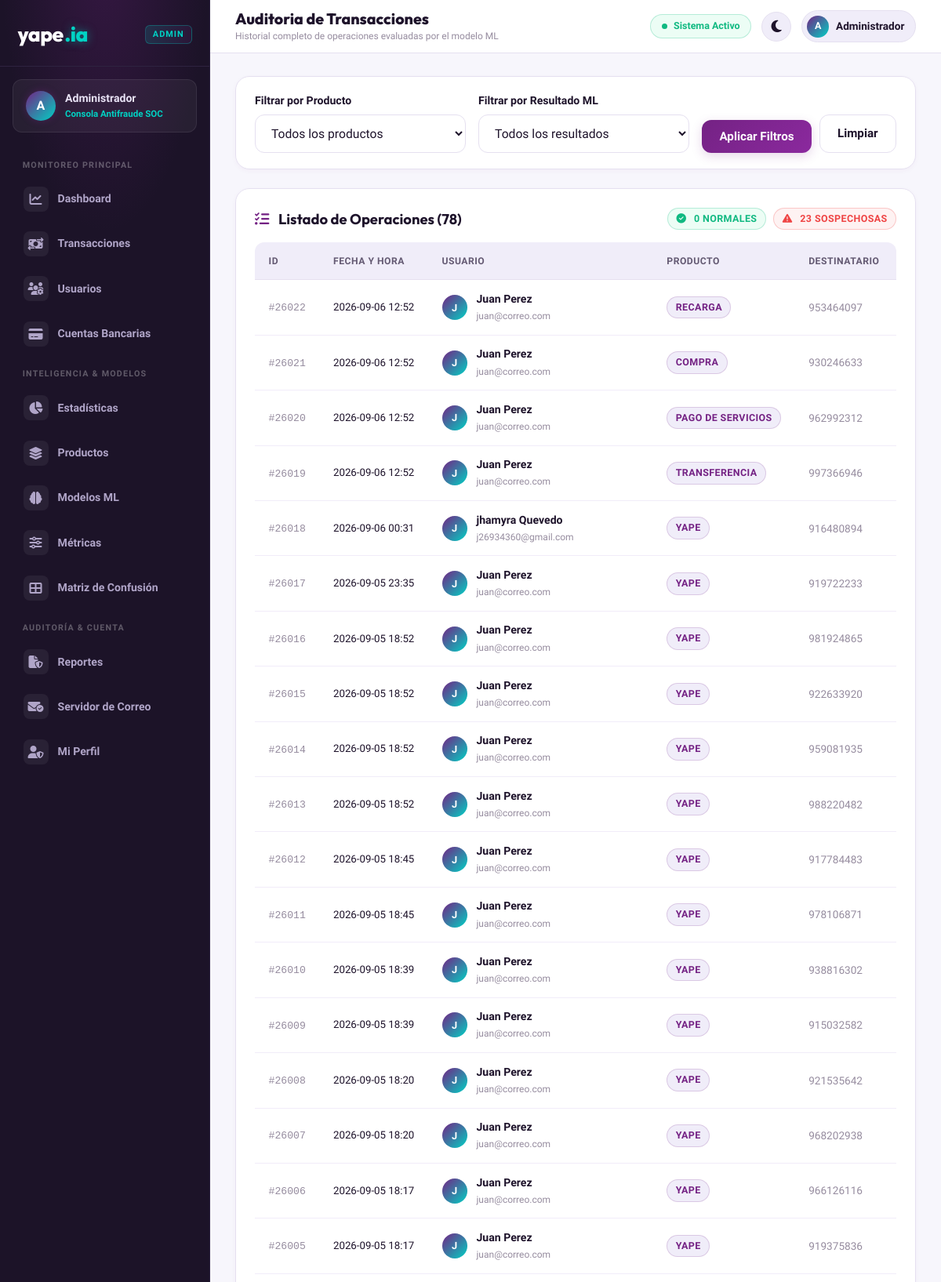
The app's page /admin/transacciones (signed in, upper part) with its own data.
### tables this page shows
CREATE TABLE transacciones (
            id_transaccion INTEGER PRIMARY KEY AUTOINCREMENT,

            id_usuario INTEGER NOT NULL,
            id_cuenta INTEGER,
            id_dispositivo INTEGER,

            fecha_hora DATETIME DEFAULT CURRENT_TIMESTAMP,

            monto REAL NOT NULL,
            monto_promedio_usuario REAL,

            saldo_anterior REAL,
            saldo_posterior REAL,

            producto TEXT NOT NULL,

            destinatario_nuevo INTEGER DEFAULT 0,
            hora_inusual INTEGER DEFAULT 0,
            velocidad_operacion REAL,
            llamada_reciente INTEGER DEFAULT 0,
            cambio_dispositivo INTEGER DEFAULT 0,

            edad INTEGER,
            usuario_nuevo INTEGER DEFAULT 0,
            dias_desde_registro INTEGER,

            operaciones_dia INTEGER DEFAULT 0,
            operaciones_ultima_hora INTEGER DEFAULT 0,
            alertas_ignoradas INTEGER DEFAULT 0,

            distancia_ubicacion REAL,
            ubicacion_inusual INTEGER DEFAULT 0,

            hora INTEGER,
            dia_semana INTEGER,

            resultado TEXT,

            fecha_analisis DATETIME DEFAULT CURRENT_TIMESTAMP,

            FOREIGN KEY (id_usuario)
                REFERENCES usuarios(id_usuario)
                ON DELETE CASCADE,

            FOREIGN KEY (id_cuenta)
                REFERENCES cuentas(id_cuenta)
                ON DELETE SET NULL,

            FOREIGN KEY (id_dispositivo)
                REFERENCES dispositivos(id_dispositivo)
                ON DELETE SET NULL
        );

### administrador/blueprint.py (the view)
    @bp.route("/transacciones")
    @admin_guard
    def admin_transacciones():
        filtro_resultado = request.args.get("resultado", "")
        filtro_producto = request.args.get("producto", "")
        limit = int(request.args.get("limit", 200))
        transacciones = data_provider.get_transactions(
            limit=limit,
            filtro_resultado=filtro_resultado if filtro_resultado else "TODOS",
            filtro_producto=filtro_producto if filtro_producto else "TODOS"
        )
        return render_template(
            "administrador/transacciones.html",
            transacciones=transacciones,
            filtro_resultado=filtro_resultado,
            filtro_producto=filtro_producto,
            active_page="admin_transacciones"
        )

### administrador/data_provider.py (called while the page is built)
    def _conectar(self):
        conn = sqlite3.connect(self.db_path, timeout=10)
        conn.row_factory = sqlite3.Row
        conn.execute("PRAGMA foreign_keys = ON")
        return conn

### administrador/templates/administrador/transacciones.html (shortened to what this page needs)
{% extends "administrador/layout_admin.html" %}
{% block admin_title %}Auditoria de Transacciones{% endblock %}
{% block admin_subtitle %}Historial completo de operaciones evaluadas por el modelo ML{% endblock %}
{% block admin_content %}
<div class="filter-card">
  <form method="GET" action="{{ url_for('admin_transacciones') }}" class="filter-form">
    <div class="filter-group">
      <label class="form-label">Filtrar por Producto</label>
      <select name="producto" class="form-control">
        <option value="">Todos los productos</option>
      </select>
    </div>
    <div class="filter-group">
      <label class="form-label">Filtrar por Resultado ML</label>
      <select name="resultado" class="form-control">
        <option value="">Todos los resultados</option>
      </select>
    </div>
    <div style="display:flex;gap:.6rem;align-items:flex-end">
      <button type="submit" class="btn btn-primary">Aplicar Filtros</button>
      <a href="{{ url_for('admin_transacciones') }}" class="btn btn-outline">Limpiar</a>
    </div>
  </form>
</div>
<div class="card">
  <div class="card-header">
    <h3 class="card-title"><i class="fa-solid fa-list-check" style="color:var(--color-primary);margin-right:8px"></i> Listado de Operaciones ({{ transacciones|length }})</h3>
    <div style="display:flex;gap:.6rem">
      <span class="badge badge-success">
        <i class="fa-solid fa-circle-check" style="margin-right:4px"></i> {{ transacciones | selectattr('resultado', 'equalto', 'NORMAL') | list | length }} normales
      </span>
      <span class="badge badge-danger">
        <i class="fa-solid fa-triangle-exclamation" style="margin-right:4px"></i> {{ transacciones | selectattr('resultado', 'equalto', 'SOSPECHOSA') | list | length }} sospechosas
      </span>
    </div>
  </div>
  <div class="table-responsive">
    <table class="data-table">
      <thead>
        <tr>
          <th>ID</th>
          <th>Fecha y Hora</th>
          <th>Usuario</th>
          <th>Producto</th>
          <th>Destinatario</th>
          <th>Monto</th>
        </tr>
      </thead>
      <tbody>
        {% for tx in transacciones %}
        <tr>
          <td><code style="font-size:.82rem;color:var(--text-muted)">#{{ tx.id_transaccion }}</code></td>
          <td style="font-size:.83rem">{{ tx.fecha_hora[:16] }}</td>
          <td>
            <div class="user-cell">
              <div class="user-avatar-sm">{{ tx.nombre[0] | upper }}</div>
              <div class="user-cell-info">
                <strong>{{ tx.nombre }} {{ tx.apellido }}</strong>
                <small>{{ tx.correo }}</small>
              </div>
            </div>
          </td>
          <td><span class="badge badge-primary">{{ tx.producto }}</span></td>
          <td style="color:var(--text-muted);font-size:.85rem">{{ tx.destinatario or '—' }}</td>
          <td><strong>S/ {{ "%.2f"|format(tx.monto) }}</strong></td>
        </tr>
        {% endfor %}
      </tbody>
    </table>
  </div>
</div>
{% endblock %}

### administrador/static/css/base.css (style rules this page uses)
:root { --bg-primary: #f7f6fc; --bg-secondary: #ffffff; --bg-tertiary: #f0edf9; --bg-card: #ffffff; --bg-card-hover: #faf9fd; --color-primary: #742284; --color-primary-hover: #5d1a6b; --color-primary-light: #f0edf9; --color-primary-glow: rgba(116, 34, 132, 0.18); --color-accent: #00d2c4; --color-accent-dark: #00a89d; --color-accent-light: #e6faf8; --color-success: #10b981; --color-success-bg: #ecfdf5; --color-warning: #f59e0b; --color-warning-bg: #fffbeb; --color-danger: #ef4444; --color-danger-bg: #fef2f2; --color-info: #3b82f6; --color-info-bg: #eff6ff; --text-primary: #1e132b; --text-secondary: #645a73; --text-muted: #968c9f; --text-inverse: #ffffff; --border-color: #e5e0f0; --border-color-light: #f1ecf9; --border-focus: #742284; --sidebar-bg: #1c1328; --sidebar-text: #e9e4f2; --sidebar-active: #742284; --sidebar-hover: #2a1e3b; --sidebar-border: #2e2340; --shadow-sm: 0 2px 6px rgba(116, 34, 132, 0.04); --shadow-md: 0 4px 16px rgba(116, 34, 132, 0.08); --shadow-lg: 0 10px 30px rgba(116, 34, 132, 0.12); --shadow-glow: 0 0 20px rgba(116, 34, 132, 0.25); --radius-sm: 8px; --radius-md: 12px; --radius-lg: 18px; --radius-full: 9999px; --transition: all 0.25s cubic-bezier(0.4, 0, 0.2, 1); --font-main: 'Plus Jakarta Sans', system-ui, -apple-system, sans-serif; --font-heading: 'Outfit', 'Plus Jakarta Sans', sans-serif; }
*, *::before, *::after { box-sizing: border-box; margin: 0; padding: 0; }
html { font-size: 16px; scroll-behavior: smooth; }
body { font-family: var(--font-main); background-color: var(--bg-primary); color: var(--text-primary); line-height: 1.5; transition: background-color 0.3s ease, color 0.3s ease; min-height: 100vh; -webkit-font-smoothing: antialiased; -moz-osx-font-smoothing: grayscale; }
h1, h2, h3, h4, h5, h6 { font-family: var(--font-heading); color: var(--text-primary); font-weight: 700; line-height: 1.25; }
a { color: var(--color-primary); text-decoration: none; transition: var(--transition); }
button, input, select, textarea { font-family: inherit; font-size: 1rem; }
button { cursor: pointer; border: none; background: none; }
.btn { display: inline-flex; align-items: center; justify-content: center; gap: 0.5rem; padding: 0.75rem 1.4rem; border-radius: var(--radius-md); font-weight: 600; font-size: 0.95rem; transition: var(--transition); text-decoration: none; white-space: nowrap; }
.btn-primary { background: linear-gradient(135deg, var(--color-primary) 0%, #8b299e 100%); color: #ffffff; box-shadow: 0 4px 14px var(--color-primary-glow); }
.btn-outline { border: 1.5px solid var(--border-color); background: var(--bg-card); color: var(--text-primary); }
.card { background: var(--bg-card); border: 1px solid var(--border-color); border-radius: var(--radius-lg); padding: 1.5rem; box-shadow: var(--shadow-sm); transition: var(--transition); }
.card-header { display: flex; align-items: center; justify-content: space-between; margin-bottom: 1rem; }
.card-title { font-size: 1.15rem; font-weight: 700; color: var(--text-primary); }
.badge { display: inline-flex; align-items: center; gap: 0.35rem; padding: 0.25rem 0.65rem; border-radius: var(--radius-full); font-size: 0.78rem; font-weight: 700; text-transform: uppercase; letter-spacing: 0.4px; }
.badge-success { background: var(--color-success-bg); color: var(--color-success); border: 1px solid rgba(16, 185, 129, 0.25); }
.badge-danger { background: var(--color-danger-bg); color: var(--color-danger); border: 1px solid rgba(239, 68, 68, 0.25); }
.badge-primary { background: var(--color-primary-light); color: var(--color-primary); border: 1px solid var(--color-primary-glow); }
.form-label { display: block; font-size: 0.88rem; font-weight: 600; color: var(--text-primary); margin-bottom: 0.45rem; }
.form-control { width: 100%; padding: 0.8rem 1rem; background: var(--bg-card); border: 1.5px solid var(--border-color); border-radius: var(--radius-md); color: var(--text-primary); font-size: 0.98rem; transition: var(--transition); }
.form-control::placeholder { color: var(--text-muted); }

### records on screen
transacciones: id_transaccion "26022", fecha_hora "2026-09-06 12:52", nombre "J", nombre "Juan", apellido "Perez", correo "juan@correo.com", producto "RECARGA", destinatario "953464097"
transacciones: id_transaccion "26021", fecha_hora "2026-09-06 12:52", nombre "J", nombre "Juan", apellido "Perez", correo "juan@correo.com", producto "COMPRA", destinatario "930246633"
transacciones: id_transaccion "26020", fecha_hora "2026-09-06 12:52", nombre "J", nombre "Juan", apellido "Perez", correo "juan@correo.com", producto "PAGO DE SERVICIOS", destinatario "962992312"
transacciones: id_transaccion "26019", fecha_hora "2026-09-06 12:52", nombre "J", nombre "Juan", apellido "Perez", correo "juan@correo.com", producto "TRANSFERENCIA", destinatario "997366946"
transacciones: id_transaccion "26018", fecha_hora "2026-09-06 00:31", nombre "J", nombre "jhamyra", apellido "Quevedo", correo "j26934360@gmail.com", producto "YAPE", destinatario "916480894"
transacciones: id_transaccion "26017", fecha_hora "2026-09-05 23:35", nombre "J", nombre "Juan", apellido "Perez", correo "juan@correo.com", producto "YAPE", destinatario "919722233"
transacciones: id_transaccion "26016", fecha_hora "2026-09-05 18:52", nombre "J", nombre "Juan", apellido "Perez", correo "juan@correo.com", producto "YAPE", destinatario "981924865"
transacciones: id_transaccion "26015", fecha_hora "2026-09-05 18:52", nombre "J", nombre "Juan", apellido "Perez", correo "juan@correo.com", producto "YAPE", destinatario "922633920"
transacciones: id_transaccion "26014", fecha_hora "2026-09-05 18:52", nombre "J", nombre "Juan", apellido "Perez", correo "juan@correo.com", producto "YAPE", destinatario "959081935"
transacciones: id_transaccion "26013", fecha_hora "2026-09-05 18:52", nombre "J", nombre "Juan", apellido "Perez", correo "juan@correo.com", producto "YAPE", destinatario "988220482"
transacciones: id_transaccion "26012", fecha_hora "2026-09-05 18:45", nombre "J", nombre "Juan", apellido "Perez", correo "juan@correo.com", producto "YAPE", destinatario "917784483"
transacciones: id_transaccion "26011", fecha_hora "2026-09-05 18:45", nombre "J", nombre "Juan", apellido "Perez", correo "juan@correo.com", producto "YAPE", destinatario "978106871"
transacciones: id_transaccion "26010", fecha_hora "2026-09-05 18:39", nombre "J", nombre "Juan", apellido "Perez", correo "juan@correo.com", producto "YAPE", destinatario "938816302"
transacciones: id_transaccion "26009", fecha_hora "2026-09-05 18:39", nombre "J", nombre "Juan", apellido "Perez", correo "juan@correo.com", producto "YAPE", destinatario "915032582"
transacciones: id_transaccion "26008", fecha_hora "2026-09-05 18:20", nombre "J", nombre "Juan", apellido "Perez", correo "juan@correo.com", producto "YAPE", destinatario "921535642"
transacciones: id_transaccion "26007", fecha_hora "2026-09-05 18:20", nombre "J", nombre "Juan", apellido "Perez", correo "juan@correo.com", producto "YAPE", destinatario "968202938"
transacciones: id_transaccion "26006", fecha_hora "2026-09-05 18:17", nombre "J", nombre "Juan", apellido "Perez", correo "juan@correo.com", producto "YAPE", destinatario "966126116"
transacciones: id_transaccion "26005", fecha_hora "2026-09-05 18:17", nombre "J", nombre "Juan", apellido "Perez", correo "juan@correo.com", producto "YAPE", destinatario "919375836"

### other values on screen
{{ (admin_nombre or 'A')[0] | upper }} "A"
{{ admin_nombre or 'Administrador' }} "Administrador"
{{ admin_nombre or 'Administrador BCP' }} "Administrador"
{{ transacciones|length }} "78"
